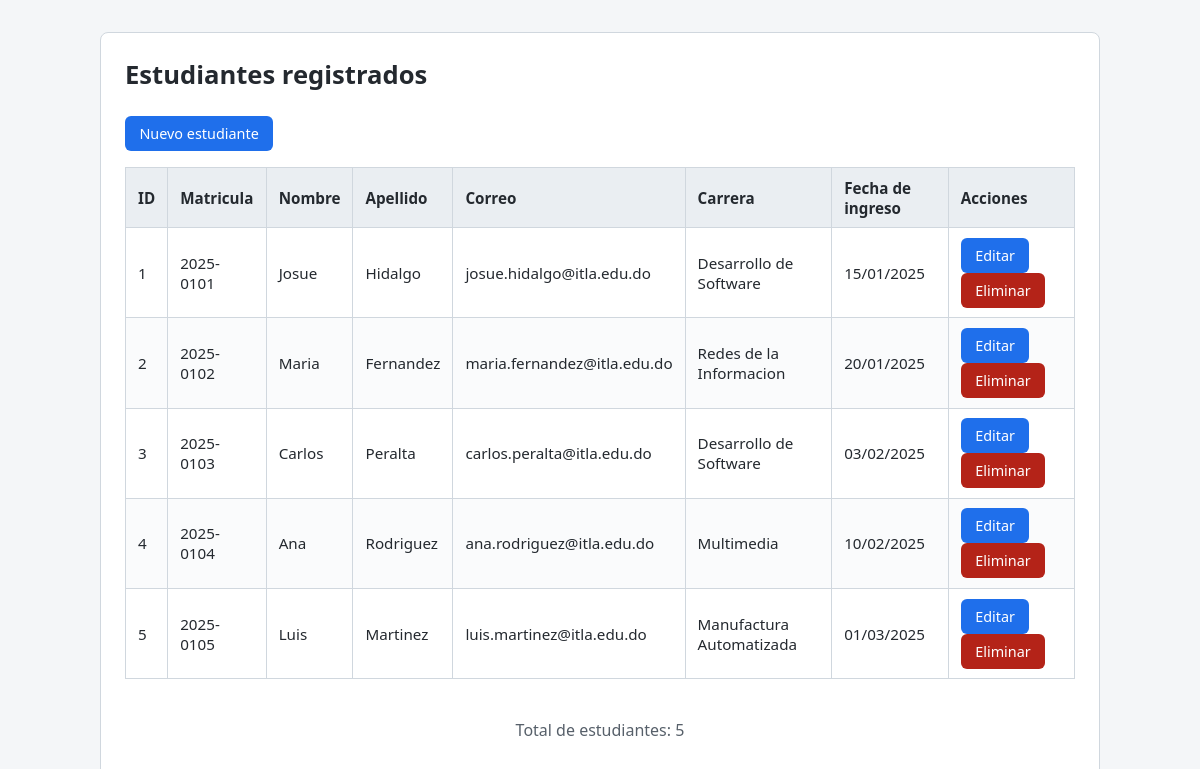
The page / on the database its author committed.
### tables this page shows
CREATE TABLE estudiantes (
    id INT AUTO_INCREMENT PRIMARY KEY,
    matricula VARCHAR(20) NOT NULL UNIQUE,
    nombre VARCHAR(100) NOT NULL,
    apellido VARCHAR(100) NOT NULL,
    correo VARCHAR(150) NOT NULL,
    carrera VARCHAR(100) NOT NULL,
    fecha_ingreso DATE NOT NULL,
    created_at TIMESTAMP NOT NULL DEFAULT CURRENT_TIMESTAMP
);

### index.php (the view, shortened to what this page needs)
<?php
function formatearFecha(?string $fecha): string
{
    $objetoFecha = DateTime::createFromFormat('Y-m-d', $fecha);
    return $objetoFecha ? $objetoFecha->format('d/m/Y') : $fecha;
}
$estudiantes = [];
try {
    $conexion = obtenerConexion();
    $sentencia = $conexion->query(
        'SELECT id, matricula, nombre, apellido, correo, carrera, fecha_ingreso
         FROM estudiantes
         ORDER BY id ASC'
    );
    $estudiantes = $sentencia->fetchAll();
} catch (PDOException $e) {
    $error = 'No se pudo obtener el listado de estudiantes: ' . $e->getMessage();
}
?>
<!DOCTYPE html>
<html lang="es">
<head>
    <link rel="stylesheet" href="assets/style.css">
</head>
<body>
<div class="contenedor">
    <h1>Estudiantes registrados</h1>
    <div class="acciones">
        <a class="boton" href="crear.php">Nuevo estudiante</a>
    </div>
    <table class="tabla">
        <thead>
        <tr>
            <th>ID</th>
            <th>Matricula</th>
            <th>Nombre</th>
            <th>Apellido</th>
            <th>Correo</th>
            <th>Carrera</th>
            <th>Fecha de ingreso</th>
            <th>Acciones</th>
        </tr>
        </thead>
        <tbody>
        <?php foreach ($estudiantes as $estudiante): ?>
            <tr>
                <td><?= htmlspecialchars((string) $estudiante['id'], ENT_QUOTES, 'UTF-8') ?></td>
                <td><?= htmlspecialchars($estudiante['matricula'], ENT_QUOTES, 'UTF-8') ?></td>
                <td><?= htmlspecialchars($estudiante['nombre'], ENT_QUOTES, 'UTF-8') ?></td>
                <td><?= htmlspecialchars($estudiante['apellido'], ENT_QUOTES, 'UTF-8') ?></td>
                <td><?= htmlspecialchars($estudiante['correo'], ENT_QUOTES, 'UTF-8') ?></td>
                <td><?= htmlspecialchars($estudiante['carrera'], ENT_QUOTES, 'UTF-8') ?></td>
                <td><?= htmlspecialchars(formatearFecha($estudiante['fecha_ingreso']), ENT_QUOTES, 'UTF-8') ?></td>
                <td>
                    <a class="boton" href="editar.php?id=<?= htmlspecialchars((string) $estudiante['id'], ENT_QUOTES, 'UTF-8') ?>">Editar</a>
                    <a class="boton boton-peligro" href="eliminar.php?id=<?= htmlspecialchars((string) $estudiante['id'], ENT_QUOTES, 'UTF-8') ?>">Eliminar</a>
                </td>
            </tr>
        <?php endforeach; ?>
        </tbody>
    </table>
    <p class="sin-datos">Total de estudiantes: <?= count($estudiantes) ?></p>
</div>
</body>
</html>

### assets/style.css (style rules this page uses)
:root { --color-fondo: #f4f6f8; --color-texto: #24292f; --color-primario: #1f6feb; --color-borde: #d0d7de; --color-error: #b42318; --color-exito: #1a7f37; }
* { box-sizing: border-box; }
body { margin: 0; padding: 2rem 1rem; font-family: "Segoe UI", Arial, sans-serif; background-color: var(--color-fondo); color: var(--color-texto); }
.contenedor { max-width: 1000px; margin: 0 auto; background-color: #ffffff; border: 1px solid var(--color-borde); border-radius: 8px; padding: 1.5rem; }
h1 { margin-top: 0; font-size: 1.6rem; }
.tabla { width: 100%; border-collapse: collapse; margin-top: 1rem; }
.tabla th, .tabla td { border: 1px solid var(--color-borde); padding: 0.6rem 0.75rem; text-align: left; font-size: 0.95rem; }
.tabla th { background-color: #eaeef2; }
.tabla tbody tr:nth-child(even) { background-color: #fafbfc; }
.boton { display: inline-block; padding: 0.5rem 0.9rem; border: none; border-radius: 6px; background-color: var(--color-primario); color: #ffffff; text-decoration: none; font-size: 0.9rem; cursor: pointer; }
.boton-peligro { background-color: var(--color-error); }
.acciones { display: flex; gap: 0.5rem; margin-top: 1.5rem; }
.sin-datos { text-align: center; color: #57606a; padding: 1.5rem; }

### rows shown on the page
estudiantes: id "1", matricula "2025-0101", nombre "Josue", apellido "Hidalgo", correo "josue.hidalgo@itla.edu.do", carrera "Desarrollo de Software", fecha_ingreso "15/01/2025"
estudiantes: id "2", matricula "2025-0102", nombre "Maria", apellido "Fernandez", correo "maria.fernandez@itla.edu.do", carrera "Redes de la Informacion", fecha_ingreso "20/01/2025"
estudiantes: id "3", matricula "2025-0103", nombre "Carlos", apellido "Peralta", correo "carlos.peralta@itla.edu.do", carrera "Desarrollo de Software", fecha_ingreso "03/02/2025"
estudiantes: id "4", matricula "2025-0104", nombre "Ana", apellido "Rodriguez", correo "ana.rodriguez@itla.edu.do", carrera "Multimedia", fecha_ingreso "10/02/2025"
estudiantes: id "5", matricula "2025-0105", nombre "Luis", apellido "Martinez", correo "luis.martinez@itla.edu.do", carrera "Manufactura Automatizada", fecha_ingreso "01/03/2025"

### other values the page prints
count($estudiantes) "5"
